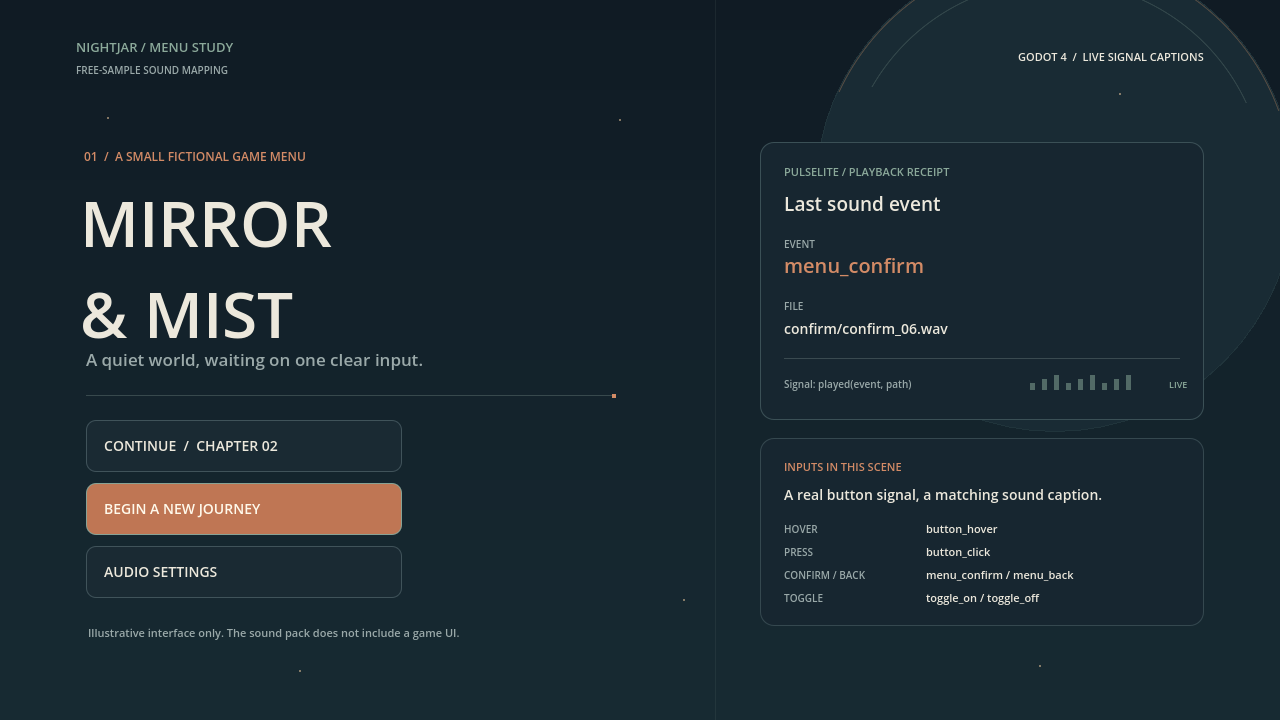
#> input picture marketing/visuals/02-confirm-signal.png, 1280 x 720 px
$ python build_gallery.py
#> lines starting #> are read from the running program, lines starting #| are printed output that depends on the picture
"""Make 630px menu-kit gallery cards from the merged A027 Godot viewport captures."""

from __future__ import annotations

import argparse
from pathlib import Path

from PIL import Image, ImageDraw, ImageFont


WIDTH = 630
HEIGHT = 953
CARD_WIDTH = 594
MENU_BOX = (76, 142, 715, 615)
RECEIPT_BOX = (760, 142, 1204, 420)
MENU_POSITION = (18, 68)
RECEIPT_GAP = 18
FOOTER_GAP = 24
BACKGROUND = "#101b24"
COPPER = "#d38b66"
INK = "#101b24"
PAPER = "#ece8dc"
LABEL = "Illustrative example"
FOOTER = "Illustrative interface only. The sound pack does not include a game UI."
MAX_ASSET_BYTES = 3_000_000
STILL_SOURCES = [
    ("menu-kit-01-confirm.png", "02-confirm-signal.png"),
    ("menu-kit-02-toggle-on.png", "03-options-toggle.png"),
]


def _font(path: Path | None, size: int) -> ImageFont.FreeTypeFont | ImageFont.ImageFont:
#> in build, image is the input picture: PIL image 1280x720 RGBA; mean R, G, B, A 28.3, 41.9, 49.6, 255
    if path is None:
        return ImageFont.load_default(size=size)
    if not path.is_file():
        raise SystemExit(f"Font file not found: {path}")
    return ImageFont.truetype(str(path), size=size)


def _compose(source: Image.Image, badge_font: ImageFont.ImageFont, footer_font: ImageFont.ImageFont) -> Image.Image:
    if source.size != (1280, 720):
        raise SystemExit(f"Expected a 1280x720 A027 source frame; got {source.size}")

    source = source.convert("RGB")
    menu = source.crop(MENU_BOX)
    menu_size = (CARD_WIDTH, round(menu.height * CARD_WIDTH / menu.width))
#> menu_size = (594, 440)
    menu = menu.resize(menu_size, Image.Resampling.LANCZOS)
#> menu: PIL image 594x440 RGB
    receipt = source.crop(RECEIPT_BOX)
    receipt_size = (CARD_WIDTH, round(receipt.height * CARD_WIDTH / receipt.width))
#> receipt_size = (594, 372)
    receipt = receipt.resize(receipt_size, Image.Resampling.LANCZOS)
#> receipt: PIL image 594x372 RGB

    receipt_position = (
        MENU_POSITION[0],
        MENU_POSITION[1] + menu.height + RECEIPT_GAP,
    )
#> receipt_position = (18, 526)
    footer_y = receipt_position[1] + receipt.height + FOOTER_GAP
#> footer_y = 922
    if footer_y + footer_font.getbbox(FOOTER)[3] > HEIGHT - 12:
        raise SystemExit("The footer does not fit within the gallery card")

    canvas = Image.new("RGB", (WIDTH, HEIGHT), BACKGROUND)
    canvas.paste(menu, MENU_POSITION)
    canvas.paste(receipt, receipt_position)
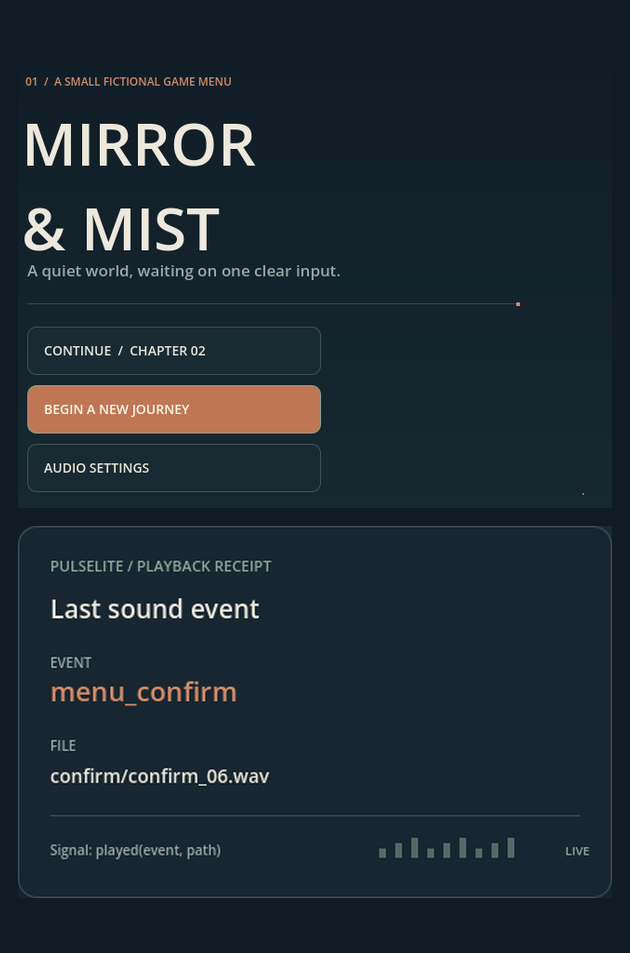
#> canvas: PIL image 630x953 RGB; mean R, G, B 29.6, 41.5, 49.1

    draw = ImageDraw.Draw(canvas)
    label_box = draw.textbbox((0, 0), LABEL, font=badge_font)
#> label_box = (0, 5, 173, 24)
    badge_width = label_box[2] - label_box[0] + 28
#> badge_width = 201
    badge_height = label_box[3] - label_box[1] + 16
#> badge_height = 35
    badge = (18, 14, 18 + badge_width, 14 + badge_height)
#> badge = (18, 14, 219, 49)
    draw.rounded_rectangle(badge, radius=7, fill=COPPER)
    draw.text((badge[0] + 14, badge[1] + 7 - label_box[1]), LABEL, font=badge_font, fill=INK)

    draw.text((18, footer_y), FOOTER, font=footer_font, fill=PAPER)
    return canvas


def _check_asset(path: Path) -> None:
    if not path.is_file():
        raise SystemExit(f"Expected gallery output was not created: {path.name}")
    size = path.stat().st_size
    if size >= MAX_ASSET_BYTES:
        raise SystemExit(f"Asset exceeds the strict 3,000,000-byte limit: {path.name} ({size})")


def _load_gif(path: Path) -> tuple[list[Image.Image], list[int]]:
    frames: list[Image.Image] = []
    durations: list[int] = []
    with Image.open(path) as animation:
        for index in range(animation.n_frames):
            animation.seek(index)
            frames.append(animation.convert("RGB").copy())
            durations.append(int(animation.info.get("duration", 0)))
    if len(frames) != 9 or sum(durations) < 6000 or sum(durations) > 10000:
        raise SystemExit(f"Expected the nine-frame, 6-10-second A027 GIF; got {len(frames)} frames / {sum(durations)} ms")
    return frames, durations


def _write_preview_sheets(frames: list[Image.Image], stills: list[Image.Image], preview_dir: Path) -> None:
    preview_dir.mkdir(parents=True, exist_ok=True)
    still_contact = Image.new("RGB", (WIDTH, HEIGHT * len(stills)), BACKGROUND)
    for index, still in enumerate(stills):
        still_contact.paste(still, (0, index * HEIGHT))
    still_contact.save(preview_dir / "menu-kit-stills-630-contact.png", optimize=True)

    for sheet_index in range(3):
        contact = Image.new("RGB", (WIDTH, HEIGHT * 3), BACKGROUND)
        for row in range(3):
            frame_index = sheet_index * 3 + row
            contact.paste(frames[frame_index], (0, row * HEIGHT))
        contact.save(preview_dir / f"menu-kit-gif-630-keyframes-{sheet_index + 1:02d}.png", optimize=True)


def build(source_dir: Path, output_dir: Path, preview_dir: Path | None, bold_font_path: Path | None, regular_font_path: Path | None) -> None:
    output_dir.mkdir(parents=True, exist_ok=True)
    badge_font = _font(bold_font_path, 20)
    footer_font = _font(regular_font_path, 13)

    stills: list[Image.Image] = []
    for output_name, source_name in STILL_SOURCES:
        source_path = source_dir / source_name
        if not source_path.is_file():
            raise SystemExit(f"Missing merged A027 still: {source_path}")
        with Image.open(source_path) as image:
            still = _compose(image.convert("RGB"), badge_font, footer_font)
        output_path = output_dir / output_name
        still.save(output_path, format="PNG", optimize=True, compress_level=9)
        _check_asset(output_path)
        stills.append(still)
#> pass 2 of the loop in build, `for output_name, source_name in STILL_SOURCES:`:
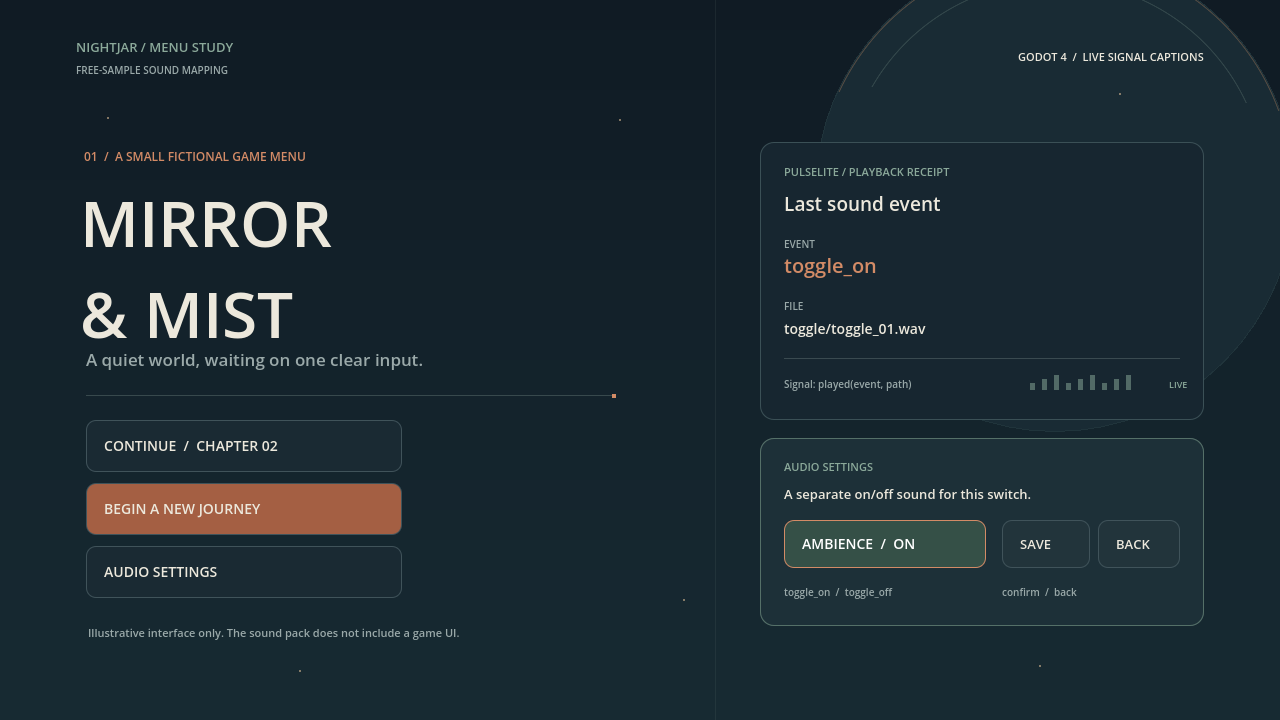
#> input picture marketing/visuals/03-options-toggle.png, 1280 x 720 px
#> in build, image is the input picture: PIL image 1280x720 RGBA; mean R, G, B, A 28.5, 42.6, 50.1, 255
#> in _compose (call 2), `receipt = receipt.resize(receipt_size, Image.Resampling.LANCZOS)`:
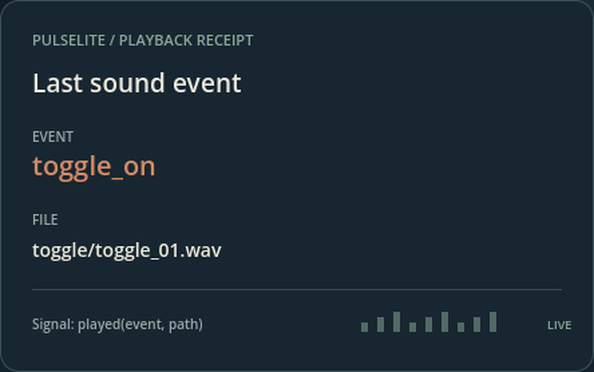
#> receipt: PIL image 594x372 RGB; mean R, G, B 27.7, 42.3, 51.6
#> in _compose (call 2), `canvas.paste(receipt, receipt_position)`:
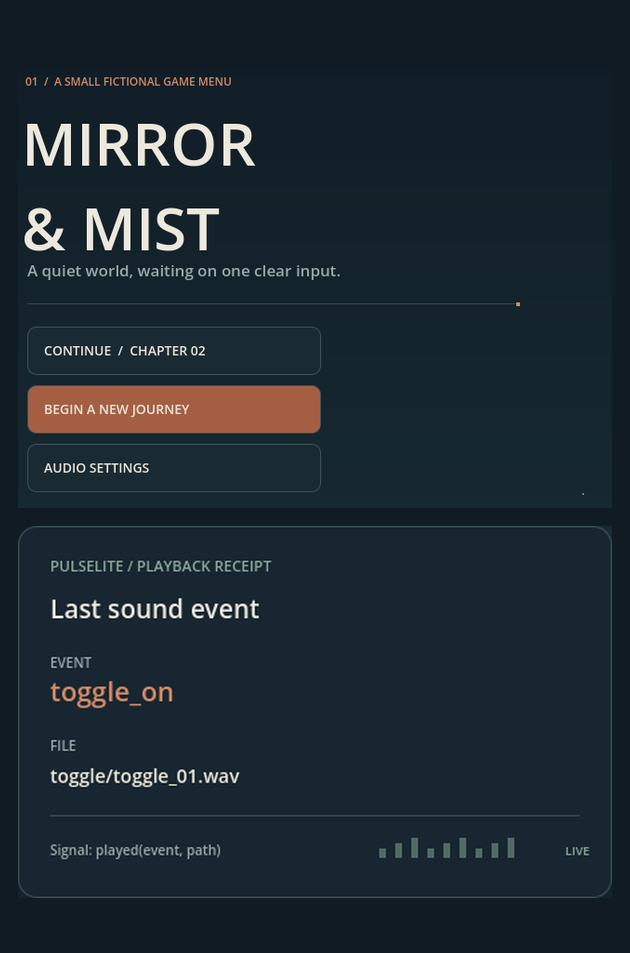
#> canvas: PIL image 630x953 RGB; mean R, G, B 28.9, 40.8, 48.6

    source_gif = source_dir / "pulselite-menu-demo.gif"
    if not source_gif.is_file():
        raise SystemExit(f"Missing merged A027 animation: {source_gif}")
    source_frames, durations = _load_gif(source_gif)
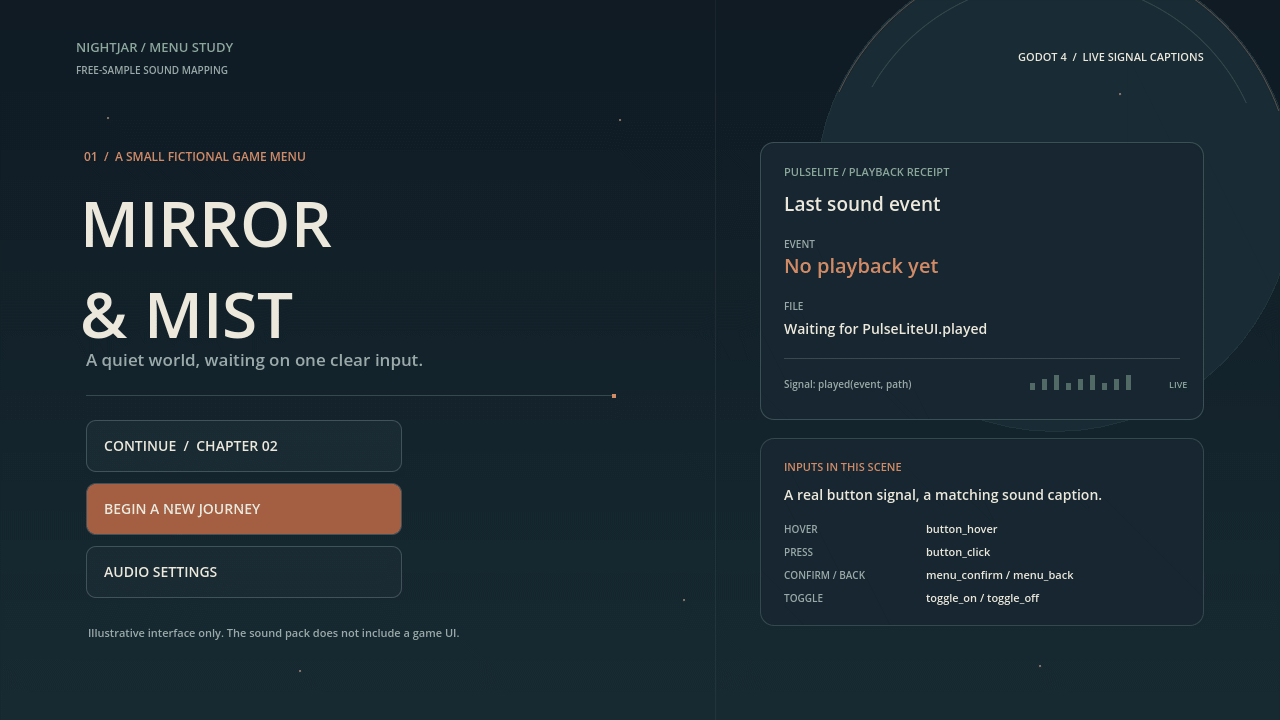
#> input picture marketing/visuals/pulselite-menu-demo.gif, 1280 x 720 px
#> in _load_gif, animation is the input picture: PIL image 1280x720 P; mean R, G, B 27.7, 41.4, 49.1
#> after the loop in _load_gif, `for index in range(animation.n_frames):`: durations = [900, 800, 800, 900, 800, 900, 800, 900, 800]; frames = 9 items
#> source_frames = 9 items; durations = [900, 800, 800, 900, 800, 900, 800, 900, 800]
    frames = [_compose(frame, badge_font, footer_font) for frame in source_frames]
#> in _compose (call 3), `receipt = source.crop(RECEIPT_BOX)`:
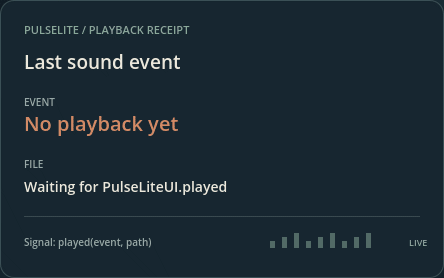
#> receipt: PIL image 444x278 RGB; mean R, G, B 28.4, 42.8, 52
#> in _compose (call 3), `receipt = receipt.resize(receipt_size, Image.Resampling.LANCZOS)`:
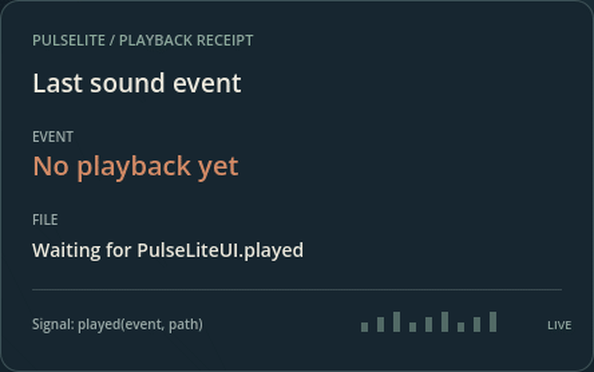
#> receipt: PIL image 594x372 RGB; mean R, G, B 28.4, 42.8, 52
#> in _compose (call 3), `canvas.paste(menu, MENU_POSITION)`:
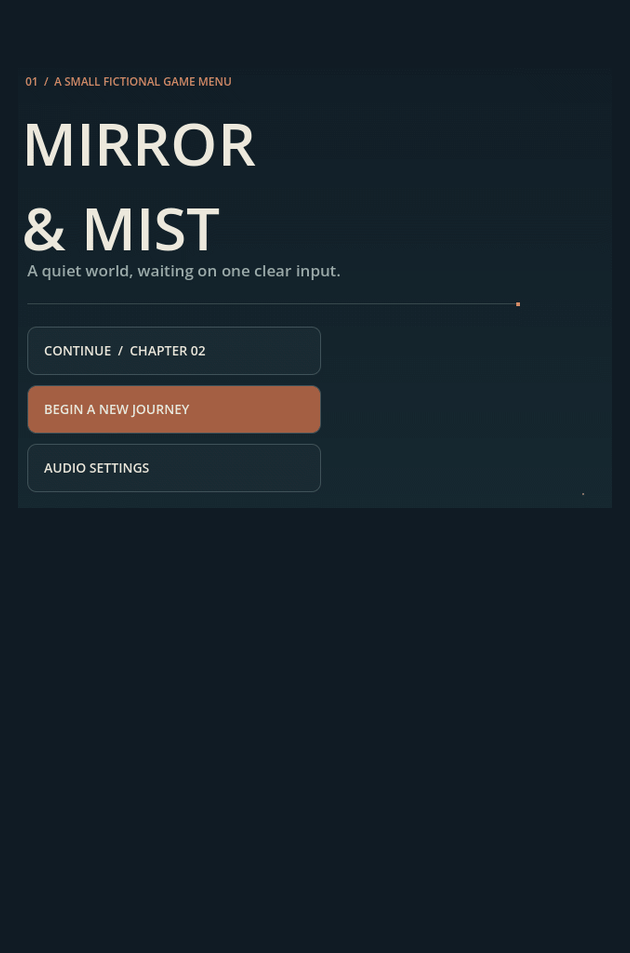
#> canvas: PIL image 630x953 RGB; mean R, G, B 24.5, 35.1, 42.8
#> in _compose (call 3), `canvas.paste(receipt, receipt_position)`:
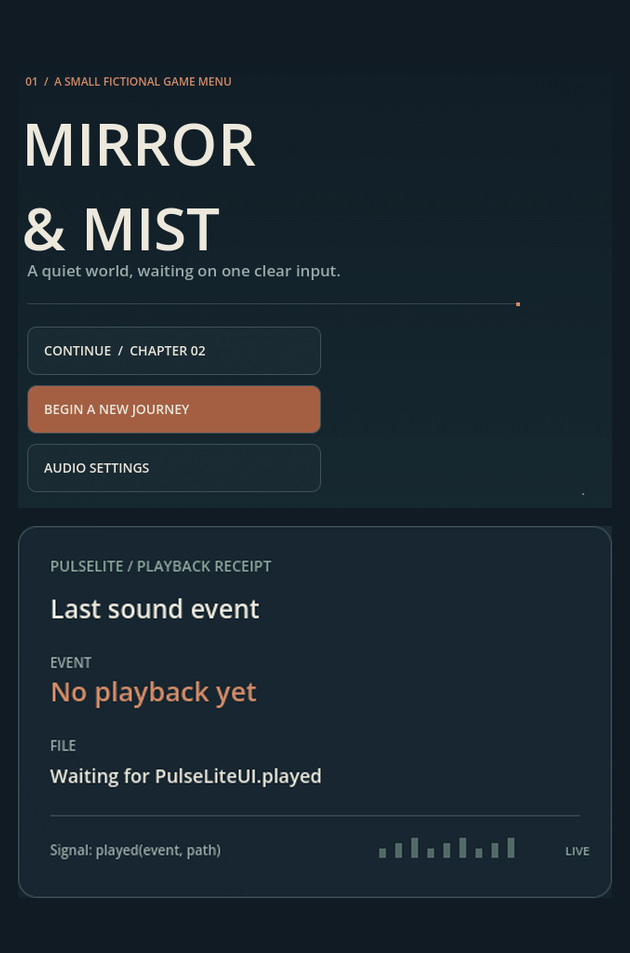
#> canvas: PIL image 630x953 RGB; mean R, G, B 29, 40.9, 48.6
#> in _compose (call 4), `menu = menu.resize(menu_size, Image.Resampling.LANCZOS)`:
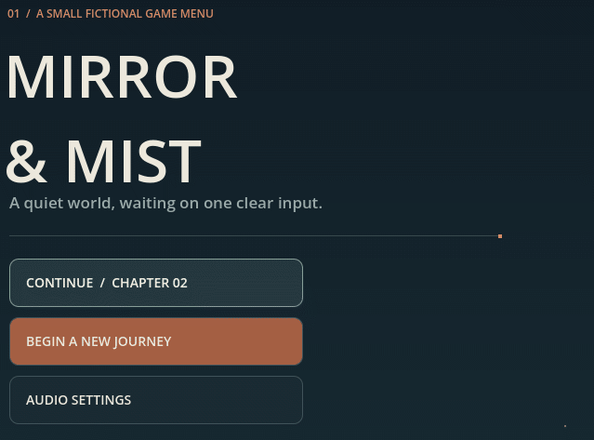
#> menu: PIL image 594x440 RGB; mean R, G, B 36.2, 46.5, 52.3
#> frames = 9 items

    back_path = output_dir / "menu-kit-03-menu-back.png"
    frames[-1].save(back_path, format="PNG", optimize=True, compress_level=9)
    _check_asset(back_path)
    stills.append(frames[-1])

    # One shared palette keeps the badge and text stable across every silent frame.
    palette = frames[0].quantize(colors=256, method=Image.Quantize.MEDIANCUT)
    indexed_frames = [frame.quantize(palette=palette) for frame in frames]
#> indexed_frames = 9 items
    gif_path = output_dir / "menu-kit-gallery.gif"
    indexed_frames[0].save(
        gif_path,
        save_all=True,
        append_images=indexed_frames[1:],
        duration=durations,
        loop=0,
        optimize=True,
        disposal=2,
    )
    _check_asset(gif_path)
    with Image.open(gif_path) as check:
        if check.size != (WIDTH, HEIGHT) or check.n_frames != 9:
            raise SystemExit(f"Unexpected output GIF geometry/frame count: {check.size}, {check.n_frames}")
        output_durations: list[int] = []
        for index in range(check.n_frames):
            check.seek(index)
            output_durations.append(int(check.info.get("duration", 0)))
    if sum(output_durations) < 6000 or sum(output_durations) > 10000:
        raise SystemExit(f"Output GIF duration is outside 6-10 seconds: {sum(output_durations)} ms")

    if preview_dir is not None:
        _write_preview_sheets(frames, stills, preview_dir)

    still_paths = [output_dir / name for name, _ in STILL_SOURCES] + [back_path]
    for path in [*still_paths, gif_path]:
        with Image.open(path) as image:
            print(f"ASSET_OK {path.name} size={image.width}x{image.height} bytes={path.stat().st_size}")
    print(f"GIF_OK frames=9 duration_ms={sum(output_durations)} silent=true")


def main() -> None:
    repo_root = Path(__file__).resolve().parents[3]
    parser = argparse.ArgumentParser(description=__doc__)
    parser.add_argument("--source-dir", type=Path, default=repo_root / "marketing" / "visuals")
    parser.add_argument("--output-dir", type=Path, default=Path(__file__).resolve().parent)
    parser.add_argument("--preview-dir", type=Path, help="Private destination for 630px-wide visual QA contact sheets")
    parser.add_argument("--font-bold", type=Path, help="Installed bold font for the badge; defaults to Pillow's built-in font")
    parser.add_argument("--font-regular", type=Path, help="Installed regular font for the footer; defaults to Pillow's built-in font")
    args = parser.parse_args()
    build(args.source_dir, args.output_dir, args.preview_dir, args.font_bold, args.font_regular)


if __name__ == "__main__":
#> (the run stopped early here; a loop or call above may not have finished)
